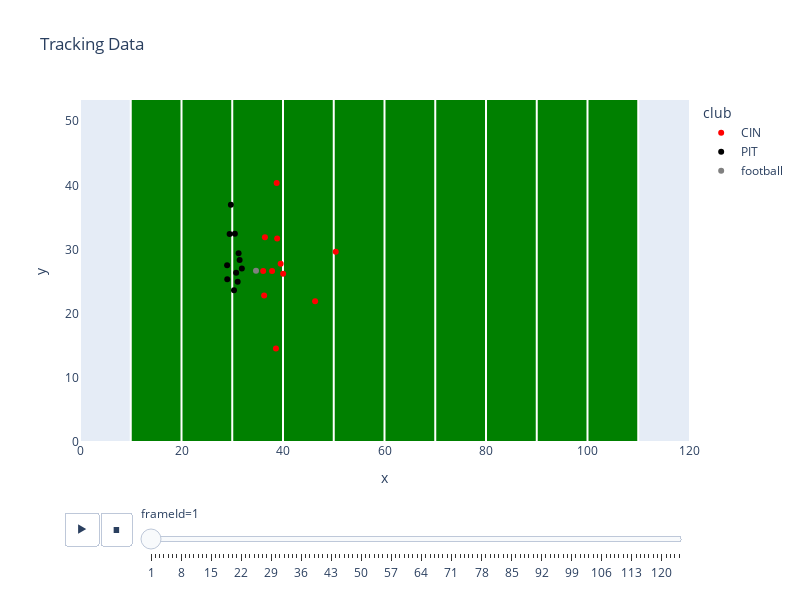

The notebook cell this image was saved under:
### Code cell
fig = px.scatter(_TrackData, x='x', y='y', animation_frame='frameId', color='club',color_discrete_map=TeamColor, title='Tracking Data', range_x=[0, 120], range_y=[0, 53.3],width=800, height=600)
fig.update_xaxes(showgrid=False)
fig.update_yaxes(showgrid=False)
fig.update_layout(shapes = [dict(type="rect", x0=10, y0=0, x1=110, y1=53.3, line=dict(color="green", width=1),fillcolor="green", opacity=1, layer="below"), 
                    *[dict(type="line", x0=10*i, y0=0, x1=10*i, y1=53.3, line=dict(color="white", width=2), opacity=1, layer="below") for i in range(12)]],
                    )

### Figure 1 — Plotly figure (JSON) as saved in the notebook; plotly's stock layout.template omitted (floating-point values rounded to 4 significant figures)
{"data": [{"hovertemplate": "club=CIN<br>frameId=1<br>x=%{x}<br>y=%{y}<extra></extra>", "legendgroup": "CIN", "marker": {"color": "Red", "symbol": "circle"}, "mode": "markers", "name": "CIN", "orientation": "v", "showlegend": true, "type": "scatter", "x": [38.61, 46.33, 36.09, 38.85, 38.75, 36.44, 50.39, 37.85, 36.28, 40.03, 39.54], "xaxis": "x", "y": [14.58, 21.95, 26.66, 31.71, 40.36, 31.91, 29.65, 26.65, 22.82, 26.24, 27.77], "yaxis": "y"}, {"hovertemplate": "club=PIT<br>frameId=1<br>x=%{x}<br>y=%{y}<extra></extra>", "legendgroup": "PIT", "marker": {"color": "Black", "symbol": "circle"}, "mode": "markers", "name": "PIT", "orientation": "v", "showlegend": true, "type": "scatter", "x": [28.99, 30.77, 31.07, 31.89, 30.52, 29.48, 31.45, 29.02, 30.34, 31.25, 29.73], "xaxis": "x", "y": [27.54, 26.39, 24.99, 27.04, 32.45, 32.41, 28.37, 25.36, 23.65, 29.42, 36.98], "yaxis": "y"}, {"hovertemplate": "club=football<br>frameId=1<br>x=%{x}<br>y=%{y}<extra></extra>", "legendgroup": "football", "marker": {"color": "Grey", "symbol": "circle"}, "mode": "markers", "name": "football", "orientation": "v", "showlegend": true, "type": "scatter", "x": [34.68], "xaxis": "x", "y": [26.68], "yaxis": "y"}], "layout": {"height": 600, "legend": {"title": {"text": "club"}, "tracegroupgap": 0}, "shapes": [{"fillcolor": "green", "layer": "below", "line": {"color": "green", "width": 1}, "opacity": 1, "type": "rect", "x0": 10, "x1": 110, "y0": 0, "y1": 53.3}, {"layer": "below", "line": {"color": "white", "width": 2}, "opacity": 1, "type": "line", "x0": 0, "x1": 0, "y0": 0, "y1": 53.3}, {"layer": "below", "line": {"color": "white", "width": 2}, "opacity": 1, "type": "line", "x0": 10, "x1": 10, "y0": 0, "y1": 53.3}, {"layer": "below", "line": {"color": "white", "width": 2}, "opacity": 1, "type": "line", "x0": 20, "x1": 20, "y0": 0, "y1": 53.3}, {"layer": "below", "line": {"color": "white", "width": 2}, "opacity": 1, "type": "line", "x0": 30, "x1": 30, "y0": 0, "y1": 53.3}, {"layer": "below", "line": {"color": "white", "width": 2}, "opacity": 1, "type": "line", "x0": 40, "x1": 40, "y0": 0, "y1": 53.3}, {"layer": "below", "line": {"color": "white", "width": 2}, "opacity": 1, "type": "line", "x0": 50, "x1": 50, "y0": 0, "y1": 53.3}, {"layer": "below", "line": {"color": "white", "width": 2}, "opacity": 1, "type": "line", "x0": 60, "x1": 60, "y0": 0, "y1": 53.3}, {"layer": "below", "line": {"color": "white", "width": 2}, "opacity": 1, "type": "line", "x0": 70, "x1": 70, "y0": 0, "y1": 53.3}, {"layer": "below", "line": {"color": "white", "width": 2}, "opacity": 1, "type": "line", "x0": 80, "x1": 80, "y0": 0, "y1": 53.3}, {"layer": "below", "line": {"color": "white", "width": 2}, "opacity": 1, "type": "line", "x0": 90, "x1": 90, "y0": 0, "y1": 53.3}, {"layer": "below", "line": {"color": "white", "width": 2}, "opacity": 1, "type": "line", "x0": 100, "x1": 100, "y0": 0, "y1": 53.3}, {"layer": "below", "line": {"color": "white", "width": 2}, "opacity": 1, "type": "line", "x0": 110, "x1": 110, "y0": 0, "y1": 53.3}], "sliders": [{"active": 0, "currentvalue": {"prefix": "frameId="}, "len": 0.9, "pad": {"b": 10, "t": 60}, "steps": [{"args": [["1"], {"frame": {"duration": 0, "redraw": false}, "fromcurrent": true, "mode": "immediate", "transition": {"duration": 0, "easing": "linear"}}], "label": "1", "method": "animate"}, {"args": [["2"], {"frame": {"duration": 0, "redraw": false}, "fromcurrent": true, "mode": "immediate", "transition": {"duration": 0, "easing": "linear"}}], "label": "2", "method": "animate"}, {"args": [["3"], {"frame": {"duration": 0, "redraw": false}, "fromcurrent": true, "mode": "immediate", "transition": {"duration": 0, "easing": "linear"}}], "label": "3", "method": "animate"}, {"args": [["4"], {"frame": {"duration": 0, "redraw": false}, "fromcurrent": true, "mode": "immediate", "transition": {"duration": 0, "easing": "linear"}}], "label": "4", "method": "animate"}, {"args": [["5"], {"frame": {"duration": 0, "redraw": false}, "fromcurrent": true, "mode": "immediate", "transition": {"duration": 0, "easing": "linear"}}], "label": "5", "method": "animate"}, {"args": [["6"], {"frame": {"duration": 0, "redraw": false}, "fromcurrent": true, "mode": "immediate", "transition": {"duration": 0, "easing": "linear"}}], "label": "6", "method": "animate"}, {"args": [["7"], {"frame": {"duration": 0, "redraw": false}, "fromcurrent": true, "mode": "immediate", "transition": {"duration": 0, "easing": "linear"}}], "label": "7", "method": "animate"}, {"args": [["8"], {"frame": {"duration": 0, "redraw": false}, "fromcurrent": true, "mode": "immediate", "transition": {"duration": 0, "easing": "linear"}}], "label": "8", "method": "animate"}, {"args": [["9"], {"frame": {"duration": 0, "redraw": false}, "fromcurrent": true, "mode": "immediate", "transition": {"duration": 0, "easing": "linear"}}], "label": "9", "method": "animate"}, {"args": [["10"], {"frame": {"duration": 0, "redraw": false}, "fromcurrent": true, "mode": "immediate", "transition": {"duration": 0, "easing": "linear"}}], "label": "10", "method": "animate"}, {"args": [["11"], {"frame": {"duration": 0, "redraw": false}, "fromcurrent": true, "mode": "immediate", "transition": {"duration": 0, "easing": "linear"}}], "label": "11", "method": "animate"}, {"args": [["12"], {"frame": {"duration": 0, "redraw": false}, "fromcurrent": true, "mode": "immediate", "transition": {"duration": 0, "easing": "linear"}}], "label": "12", "method": "animate"}, {"args": [["13"], {"frame": {"duration": 0, "redraw": false}, "fromcurrent": true, "mode": "immediate", "transition": {"duration": 0, "easing": "linear"}}], "label": "13", "method": "animate"}, {"args": [["14"], {"frame": {"duration": 0, "redraw": false}, "fromcurrent": true, "mode": "immediate", "transition": {"duration": 0, "easing": "linear"}}], "label": "14", "method": "animate"}, {"args": [["15"], {"frame": {"duration": 0, "redraw": false}, "fromcurrent": true, "mode": "immediate", "transition": {"duration": 0, "easing": "linear"}}], "label": "15", "method": "animate"}, {"args": [["16"], {"frame": {"duration": 0, "redraw": false}, "fromcurrent": true, "mode": "immediate", "transition": {"duration": 0, "easing": "linear"}}], "label": "16", "method": "animate"}, {"args": [["17"], {"frame": {"duration": 0, "redraw": false}, "fromcurrent": true, "mode": "immediate", "transition": {"duration": 0, "easing": "linear"}}], "label": "17", "method": "animate"}, {"args": [["18"], {"frame": {"duration": 0, "redraw": false}, "fromcurrent": true, "mode": "immediate", "transition": {"duration": 0, "easing": "linear"}}], "label": "18", "method": "animate"}, {"args": [["19"], {"frame": {"duration": 0, "redraw": false}, "fromcurrent": true, "mode": "immediate", "transition": {"duration": 0, "easing": "linear"}}], "label": "19", "method": "animate"}, {"args": [["20"], {"frame": {"duration": 0, "redraw": false}, "fromcurrent": true, "mode": "immediate", "transition": {"duration": 0, "easing": "linear"}}], "label": "20", "method": "animate"}, {"args": [["21"], {"frame": {"duration": 0, "redraw": false}, "fromcurrent": true, "mode": "immediate", "transition": {"duration": 0, "easing": "linear"}}], "label": "21", "method": "animate"}, {"args": [["22"], {"frame": {"duration": 0, "redraw": false}, "fromcurrent": true, "mode": "immediate", "transition": {"duration": 0, "easing": "linear"}}], "label": "22", "method": "animate"}, {"args": [["23"], {"frame": {"duration": 0, "redraw": false}, "fromcurrent": true, "mode": "immediate", "transition": {"duration": 0, "easing": "linear"}}], "label": "23", "method": "animate"}, {"args": [["24"], {"frame": {"duration": 0, "redraw": false}, "fromcurrent": true, "mode": "immediate", "transition": {"duration": 0, "easing": "linear"}}], "label": "24", "method": "animate"}, {"args": [["25"], {"frame": {"duration": 0, "redraw": false}, "fromcurrent": true, "mode": "immediate", "transition": {"duration": 0, "easing": "linear"}}], "label": "25", "method": "animate"}, {"args": [["26"], {"frame": {"duration": 0, "redraw": false}, "fromcurrent": true, "mode": "immediate", "transition": {"duration": 0, "easing": "linear"}}], "label": "26", "method": "animate"}, {"args": [["27"], {"frame": {"duration": 0, "redraw": false}, "fromcurrent": true, "mode": "immediate", "transition": {"duration": 0, "easing": "linear"}}], "label": "27", "method": "animate"}, {"args": [["28"], {"frame": {"duration": 0, "redraw": false}, "fromcurrent": true, "mode": "immediate", "transition": {"duration": 0, "easing": "linear"}}], "label": "28", "method": "animate"}, {"args": [["29"], {"frame": {"duration": 0, "redraw": false}, "fromcurrent": true, "mode": "immediate", "transition": {"duration": 0, "easing": "linear"}}], "label": "29", "method": "animate"}, {"args": [["30"], {"frame": {"duration": 0, "redraw": false}, "fromcurrent": true, "mode": "immediate", "transition": {"duration": 0, "easing": "linear"}}], "label": "30", "method": "animate"}, {"args": [["31"], {"frame": {"duration": 0, "redraw": false}, "fromcurrent": true, "mode": "immediate", "transition": {"duration": 0, "easing": "linear"}}], "label": "31", "method": "animate"}, {"args": [["32"], {"frame": {"duration": 0, "redraw": false}, "fromcurrent": true, "mode": "immediate", "transition": {"duration": 0, "easing": "linear"}}], "label": "32", "method": "animate"}, {"args": [["33"], {"frame": {"duration": 0, "redraw": false}, "fromcurrent": true, "mode": "immediate", "transition": {"duration": 0, "easing": "linear"}}], "label": "33", "method": "animate"}, {"args": [["34"], {"frame": {"duration": 0, "redraw": false}, "fromcurrent": true, "mode": "immediate", "transition": {"duration": 0, "easing": "linear"}}], "label": "34", "method": "animate"}, {"args": [["35"], {"frame": {"duration": 0, "redraw": false}, "fromcurrent": true, "mode": "immediate", "transition": {"duration": 0, "easing": "linear"}}], "label": "35", "method": "animate"}, {"args": [["36"], {"frame": {"duration": 0, "redraw": false}, "fromcurrent": true, "mode": "immediate", "transition": {"duration": 0, "easing": "linear"}}], "label": "36", "method": "animate"}, {"args": [["37"], {"frame": {"duration": 0, "redraw": false}, "fromcurrent": true, "mode": "immediate", "transition": {"duration": 0, "easing": "linear"}}], "label": "37", "method": "animate"}, {"args": [["38"], {"frame": {"duration": 0, "redraw": false}, "fromcurrent": true, "mode": "immediate", "transition": {"duration": 0, "easing": "linear"}}], "label": "38", "method": "animate"}, {"args": [["39"], {"frame": {"duration": 0, "redraw": false}, "fromcurrent": true, "mode": "immediate", "transition": {"duration": 0, "easing": "linear"}}], "label": "39", "method": "animate"}, {"args": [["40"], {"frame": {"duration": 0, "redraw": false}, "fromcurrent": true, "mode": "immediate", "transition": {"duration": 0, "easing": "linear"}}], "label": "40", "method": "animate"}, {"args": [["41"], {"frame": {"duration": 0, "redraw": false}, "fromcurrent": true, "mode": "immediate", "transition": {"duration": 0, "easing": "linear"}}], "label": "41", "method": "animate"}, {"args": [["42"], {"frame": {"duration": 0, "redraw": false}, "fromcurrent": true, "mode": "immediate", "transition": {"duration": 0, "easing": "linear"}}], "label": "42", "method": "animate"}, {"args": [["43"], {"frame": {"duration": 0, "redraw": false}, "fromcurrent": true, "mode": "immediate", "transition": {"duration": 0, "easing": "linear"}}], "label": "43", "method": "animate"}, {"args": [["44"], {"frame": {"duration": 0, "redraw": false}, "fromcurrent": true, "mode": "immediate", "transition": {"duration": 0, "easing": "linear"}}], "label": "44", "method": "animate"}, {"args": [["45"], {"frame": {"duration": 0, "redraw": false}, "fromcurrent": true, "mode": "immediate", "transition": {"duration": 0, "easing": "linear"}}], "label": "45", "method": "animate"}, {"args": [["46"], {"frame": {"duration": 0, "redraw": false}, "fromcurrent": true, "mode": "immediate", "transition": {"duration": 0, "easing": "linear"}}], "label": "46", "method": "animate"}, {"args": [["47"], {"frame": {"duration": 0, "redraw": false}, "fromcurrent": true, "mode": "immediate", "transition": {"duration": 0, "easing": "linear"}}], "label": "47", "method": "animate"}, {"args": [["48"], {"frame": {"duration": 0, "redraw": false}, "fromcurrent": true, "mode": "immediate", "transition": {"duration": 0, "easing": "linear"}}], "label": "48", "method": "animate"}, {"args": [["49"], {"frame": {"duration": 0, "redraw": false}, "fromcurrent": true, "mode": "immediate", "transition": {"duration": 0, "easing": "linear"}}], "label": "49", "method": "animate"}, {"args": [["50"], {"frame": {"duration": 0, "redraw": false}, "fromcurrent": true, "mode": "immediate", "transition": {"duration": 0, "easing": "linear"}}], "label": "50", "method": "animate"}, {"args": [["51"], {"frame": {"duration": 0, "redraw": false}, "fromcurrent": true, "mode": "immediate", "transition": {"duration": 0, "easing": "linear"}}], "label": "51", "method": "animate"}, {"args": [["52"], {"frame": {"duration": 0, "redraw": false}, "fromcurrent": true, "mode": "immediate", "transition": {"duration": 0, "easing": "linear"}}], "label": "52", "method": "animate"}, {"args": [["53"], {"frame": {"duration": 0, "redraw": false}, "fromcurrent": true, "mode": "immediate", "transition": {"duration": 0, "easing": "linear"}}], "label": "53", "method": "animate"}, {"args": [["54"], {"frame": {"duration": 0, "redraw": false}, "fromcurrent": true, "mode": "immediate", "transition": {"duration": 0, "easing": "linear"}}], "label": "54", "method": "animate"}, {"args": [["55"], {"frame": {"duration": 0, "redraw": false}, "fromcurrent": true, "mode": "immediate", "transition": {"duration": 0, "easing": "linear"}}], "label": "55", "method": "animate"}, {"args": [["56"], {"frame": {"duration": 0, "redraw": false}, "fromcurrent": true, "mode": "immediate", "transition": {"duration": 0, "easing": "linear"}}], "label": "56", "method": "animate"}, {"args": [["57"], {"frame": {"duration": 0, "redraw": false}, "fromcurrent": true, "mode": "immediate", "transition": {"duration": 0, "easing": "linear"}}], "label": "57", "method": "animate"}, {"args": [["58"], {"frame": {"duration": 0, "redraw": false}, "fromcurrent": true, "mode": "immediate", "transition": {"duration": 0, "easing": "linear"}}], "label": "58", "method": "animate"}, {"args": [["59"], {"frame": {"duration": 0, "redraw": false}, "fromcurrent": true, "mode": "immediate", "transition": {"duration": 0, "easing": "linear"}}], "label": "59", "method": "animate"}, {"args": [["60"], {"frame": {"duration": 0, "redraw": false}, "fromcurrent": true, "mode": "immediate", "transition": {"duration": 0, "easing": "linear"}}], "label": "60", "method": "animate"}, {"args": [["61"], {"frame": {"duration": 0, "redraw": false}, "fromcurrent": true, "mode": "immediate", "transition": {"duration": 0, "easing": "linear"}}], "label": "61", "method": "animate"}, {"args": [["62"], {"frame": {"duration": 0, "redraw": false}, "fromcurrent": true, "mode": "immediate", "transition": {"duration": 0, "easing": "linear"}}], "label": "62", "method": "animate"}, {"args": [["63"], {"frame": {"duration": 0, "redraw": false}, "fromcurrent": true, "mode": "immediate", "transition": {"duration": 0, "easing": "linear"}}], "label": "63", "method": "animate"}, {"args": [["64"], {"frame": {"duration": 0, "redraw": false}, "fromcurrent": true, "mode": "immediate", "transition": {"duration": 0, "easing": "linear"}}], "label": "64", "method": "animate"}, {"args": [["65"], {"frame": {"duration": 0, "redraw": false}, "fromcurrent": true, "mode": "immediate", "transition": {"duration": 0, "easing": "linear"}}], "label": "65", "method": "animate"}, {"args": [["66"], {"frame": {"duration": 0, "redraw": false}, "fromcurrent": true, "mode": "immediate", "transition": {"duration": 0, "easing": "linear"}}], "label": "66", "method": "animate"}, {"args": [["67"], {"frame": {"duration": 0, "redraw": false}, "fromcurrent": true, "mode": "immediate", "transition": {"duration": 0, "easing": "linear"}}], "label": "67", "method": "animate"}, {"args": [["68"], {"frame": {"duration": 0, "redraw": false}, "fromcurrent": true, "mode": "immediate", "transition": {"duration": 0, "easing": "linear"}}], "label": "68", "method": "animate"}, {"args": [["69"], {"frame": {"duration": 0, "redraw": false}, "fromcurrent": true, "mode": "immediate", "transition": {"duration": 0, "easing": "linear"}}], "label": "69", "method": "animate"}, {"args": [["70"], {"frame": {"duration": 0, "redraw": false}, "fromcurrent": true, "mode": "immediate", "transition": {"duration": 0, "easing": "linear"}}], "label": "70", "method": "animate"}, {"args": [["71"], {"frame": {"duration": 0, "redraw": false}, "fromcurrent": true, "mode": "immediate", "transition": {"duration": 0, "easing": "linear"}}], "label": "71", "method": "animate"}, {"args": [["72"], {"frame": {"duration": 0, "redraw": false}, "fromcurrent": true, "mode": "immediate", "transition": {"duration": 0, "easing": "linear"}}], "label": "72", "method": "animate"}, {"args": [["73"], {"frame": {"duration": 0, "redraw": false}, "fromcurrent": true, "mode": "immediate", "transition": {"duration": 0, "easing": "linear"}}], "label": "73", "method": "animate"}, {"args": [["74"], {"frame": {"duration": 0, "redraw": false}, "fromcurrent": true, "mode": "immediate", "transition": {"duration": 0, "easing": "linear"}}], "label": "74", "method": "animate"}, {"args": [["75"], {"frame": {"duration": 0, "redraw": false}, "fromcurrent": true, "mode": "immediate", "transition": {"duration": 0, "easing": "linear"}}], "label": "75", "method": "animate"}, {"args": [["76"], {"frame": {"duration": 0, "redraw": false}, "fromcurrent": true, "mode": "immediate", "transition": {"duration": 0, "easing": "linear"}}], "label": "76", "method": "animate"}, {"args": [["77"], {"frame": {"duration": 0, "redraw": false}, "fromcurrent": true, "mode": "immediate", "transition": {"duration": 0, "easing": "linear"}}], "label": "77", "method": "animate"}, {"args": [["78"], {"frame": {"duration": 0, "redraw": false}, "fromcurrent": true, "mode": "immediate", "transition": {"duration": 0, "easing": "linear"}}], "label": "78", "method": "animate"}, {"args": [["79"], {"frame": {"duration": 0, "redraw": false}, "fromcurrent": true, "mode": "immediate", "transition": {"duration": 0, "easing": "linear"}}], "label": "79", "method": "animate"}, {"args": [["80"], {"frame": {"duration": 0, "redraw": false}, "fromcurrent": true, "mode": "immediate", "transition": {"duration": 0, "easing": "linear"}}], "label": "80", "method": "animate"}, {"args": [["81"], {"frame": {"duration": 0, "redraw": false}, "fromcurrent": true, "mode": "immediate", "transition": {"duration": 0, "easing": "linear"}}], "label": "81", "method": "animate"}, {"args": [["82"], {"frame": {"duration": 0, "redraw": false}, "fromcurrent": true, "mode": "immediate", "transition": {"duration": 0, "easing": "linear"}}], "label": "82", "method": "animate"}, {"args": [["83"], {"frame": {"duration": 0, "redraw": false}, "fromcurrent": true, "mode": "immediate", "transition": {"duration": 0, "easing": "linear"}}], "label": "83", "method": "animate"}, {"args": [["84"], {"frame": {"duration": 0, "redraw": false}, "fromcurrent": true, "mode": "immediate", "transition": {"duration": 0, "easing": "linear"}}], "label": "84", "method": "animate"}, {"args": [["85"], {"frame": {"duration": 0, "redraw": false}, "fromcurrent": true, "mode": "immediate", "transition": {"duration": 0, "easing": "linear"}}], "label": "85", "method": "animate"}, {"args": [["86"], {"frame": {"duration": 0, "redraw": false}, "fromcurrent": true, "mode": "immediate", "transition": {"duration": 0, "easing": "linear"}}], "label": "86", "method": "animate"}, {"args": [["87"], {"frame": {"duration": 0, "redraw": false}, "fromcurrent": true, "mode": "immediate", "transition": {"duration": 0, "easing": "linear"}}], "label": "87", "method": "animate"}, {"args": [["88"], {"frame": {"duration": 0, "redraw": false}, "fromcurrent": true, "mode": "immediate", "transition": {"duration": 0, "easing": "linear"}}], "label": "88", "method": "animate"}, {"args": [["89"], {"frame": {"duration": 0, "redraw": false}, "fromcurrent": true, "mode": "immediate", "transition": {"duration": 0, "easing": "linear"}}], "label": "89", "method": "animate"}, {"args": [["90"], {"frame": {"duration": 0, "redraw": false}, "fromcurrent": true, "mode": "immediate", "transition": {"duration": 0, "easing": "linear"}}], "label": "90", "method": "animate"}, {"args": [["91"], {"frame": {"duration": 0, "redraw": false}, "fromcurrent": true, "mode": "immediate", "transition": {"duration": 0, "easing": "linear"}}], "label": "91", "method": "animate"}, {"args": [["92"], {"frame": {"duration": 0, "redraw": false}, "fromcurrent": true, "mode": "immediate", "transition": {"duration": 0, "easing": "linear"}}], "label": "92", "method": "animate"}, {"args": [["93"], {"frame": {"duration": 0, "redraw": false}, "fromcurrent": true, "mode": "immediate", "transition": {"duration": 0, "easing": "linear"}}], "label": "93", "method": "animate"}, {"args": [["94"], {"frame": {"duration": 0, "redraw": false}, "fromcurrent": true, "mode": "immediate", "transition": {"duration": 0, "easing": "linear"}}], "label": "94", "method": "animate"}, {"args": [["95"], {"frame": {"duration": 0, "redraw": false}, "fromcurrent": true, "mode": "immediate", "transition": {"duration": 0, "easing": "linear"}}], "label": "95", "method": "animate"}, {"args": [["96"], {"frame": {"duration": 0, "redraw": false}, "fromcurrent": true, "mode": "immediate", "transition": {"duration": 0, "easing": "linear"}}], "label": "96", "method": "animate"}, {"args": [["97"], {"frame": {"duration": 0, "redraw": false}, "fromcurrent": true, "mode": "immediate", "transition": {"duration": 0, "easing": "linear"}}], "label": "97", "method": "animate"}, {"args": [["98"], {"frame": {"duration": 0, "redraw": false}, "fromcurrent": true, "mode": "immediate", "transition": {"duration": 0, "easing": "linear"}}], "label": "98", "method": "animate"}, {"args": [["99"], {"frame": {"duration": 0, "redraw": false}, "fromcurrent": true, "mode": "immediate", "transition": {"duration": 0, "easing": "linear"}}], "label": "99", "method": "animate"}, {"args": [["100"], {"frame": {"duration": 0, "redraw": false}, "fromcurrent": true, "mode": "immediate", "transition": {"duration": 0, "easing": "linear"}}], "label": "100", "method": "animate"}, {"args": [["101"], {"frame": {"duration": 0, "redraw": false}, "fromcurrent": true, "mode": "immediate", "transition": {"duration": 0, "easing": "linear"}}], "label": "101", "method": "animate"}, {"args": [["102"], {"frame": {"duration": 0, "redraw": false}, "fromcurrent": true, "mode": "immediate", "transition": {"duration": 0, "easing": "linear"}}], "label": "102", "method": "animate"}, {"args": [["103"], {"frame": {"duration": 0, "redraw": false}, "fromcurrent": true, "mode": "immediate", "transition": {"duration": 0, "easing": "linear"}}], "label": "103", "method": "animate"}, {"args": [["104"], {"frame": {"duration": 0, "redraw": false}, "fromcurrent": true, "mode": "immediate", "transition": {"duration": 0, "easing": "linear"}}], "label": "104", "method": "animate"}, {"args": [["105"], {"frame": {"duration": 0, "redraw": false}, "fromcurrent": true, "mode": "immediate", "transition": {"duration": 0, "easing": "linear"}}], "label": "105", "method": "animate"}, {"args": [["106"], {"frame": {"duration": 0, "redraw": false}, "fromcurrent": true, "mode": "immediate", "transition": {"duration": 0, "easing": "linear"}}], "label": "106", "method": "animate"}, {"args": [["107"], {"frame": {"duration": 0, "redraw": false}, "fromcurrent": true, "mode": "immediate", "transition": {"duration": 0, "easing": "linear"}}], "label": "107", "method": "animate"}, {"args": [["108"], {"frame": {"duration": 0, "redraw": false}, "fromcurrent": true, "mode": "immediate", "transition": {"duration": 0, "easing": "linear"}}], "label": "108", "method": "animate"}, {"args": [["109"], {"frame": {"duration": 0, "redraw": false}, "fromcurrent": true, "mode": "immediate", "transition": {"duration": 0, "easing": "linear"}}], "label": "109", "method": "animate"}, {"args": [["110"], {"frame": {"duration": 0, "redraw": false}, "fromcurrent": true, "mode": "immediate", "transition": {"duration": 0, "easing": "linear"}}], "label": "110", "method": "animate"}, {"args": [["111"], {"frame": {"duration": 0, "redraw": false}, "fromcurrent": true, "mode": "immediate", "transition": {"duration": 0, "easing": "linear"}}], "label": "111", "method": "animate"}, {"args": [["112"], {"frame": {"duration": 0, "redraw": false}, "fromcurrent": true, "mode": "immediate", "transition": {"duration": 0, "easing": "linear"}}], "label": "112", "method": "animate"}, {"args": [["113"], {"frame": {"duration": 0, "redraw": false}, "fromcurrent": true, "mode": "immediate", "transition": {"duration": 0, "easing": "linear"}}], "label": "113", "method": "animate"}, {"args": [["114"], {"frame": {"duration": 0, "redraw": false}, "fromcurrent": true, "mode": "immediate", "transition": {"duration": 0, "easing": "linear"}}], "label": "114", "method": "animate"}, {"args": [["115"], {"frame": {"duration": 0, "redraw": false}, "fromcurrent": true, "mode": "immediate", "transition": {"duration": 0, "easing": "linear"}}], "label": "115", "method": "animate"}, {"args": [["116"], {"frame": {"duration": 0, "redraw": false}, "fromcurrent": true, "mode": "immediate", "transition": {"duration": 0, "easing": "linear"}}], "label": "116", "method": "animate"}, {"args": [["117"], {"frame": {"duration": 0, "redraw": false}, "fromcurrent": true, "mode": "immediate", "transition": {"duration": 0, "easing": "linear"}}], "label": "117", "method": "animate"}, {"args": [["118"], {"frame": {"duration": 0, "redraw": false}, "fromcurrent": true, "mode": "immediate", "transition": {"duration": 0, "easing": "linear"}}], "label": "118", "method": "animate"}, {"args": [["119"], {"frame": {"duration": 0, "redraw": false}, "fromcurrent": true, "mode": "immediate", "transition": {"duration": 0, "easing": "linear"}}], "label": "119", "method": "animate"}, {"args": [["120"], {"frame": {"duration": 0, "redraw": false}, "fromcurrent": true, "mode": "immediate", "transition": {"duration": 0, "easing": "linear"}}], "label": "120", "method": "animate"}, {"args": [["121"], {"frame": {"duration": 0, "redraw": false}, "fromcurrent": true, "mode": "immediate", "transition": {"duration": 0, "easing": "linear"}}], "label": "121", "method": "animate"}, {"args": [["122"], {"frame": {"duration": 0, "redraw": false}, "fromcurrent": true, "mode": "immediate", "transition": {"duration": 0, "easing": "linear"}}], "label": "122", "method": "animate"}, {"args": [["123"], {"frame": {"duration": 0, "redraw": false}, "fromcurrent": true, "mode": "immediate", "transition": {"duration": 0, "easing": "linear"}}], "label": "123", "method": "animate"}, {"args": [["124"], {"frame": {"duration": 0, "redraw": false}, "fromcurrent": true, "mode": "immediate", "transition": {"duration": 0, "easing": "linear"}}], "label": "124", "method": "animate"}], "x": 0.1, "xanchor": "left", "y": 0, "yanchor": "top"}], "title": {"text": "Tracking Data"}, "updatemenus": [{"buttons": [{"args": [null, {"frame": {"duration": 500, "redraw": false}, "fromcurrent": true, "mode": "immediate", "transition": {"duration": 500, "easing": "linear"}}], "label": "&#9654;", "method": "animate"}, {"args": [[null], {"frame": {"duration": 0, "redraw": false}, "fromcurrent": true, "mode": "immediate", "transition": {"duration": 0, "easing": "linear"}}], "label": "&#9724;", "method": "animate"}], "direction": "left", "pad": {"r": 10, "t": 70}, "showactive": false, "type": "buttons", "x": 0.1, "xanchor": "right", "y": 0, "yanchor": "top"}], "width": 800, "xaxis": {"anchor": "y", "domain": [0, 1], "range": [0, 120], "showgrid": false, "title": {"text": "x"}}, "yaxis": {"anchor": "x", "domain": [0, 1], "range": [0, 53.3], "showgrid": false, "title": {"text": "y"}}}}
